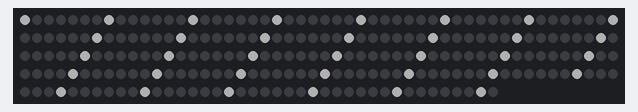
The sketch below on a simulated Arduino Uno, built with avr-gcc and run on an emulated ATmega328P. Shown: 240 RGB LEDs in strip order, left to right, continuing on the next row. Dim RGB values are drawn brighter than linear; random numbers use the default seed unless the sketch sets one.

Above: at 0.49 s.
At 3.86 s:
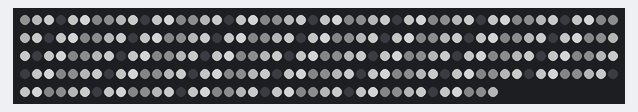
At 6.94 s:
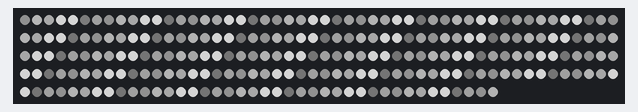
At 14.65 s:
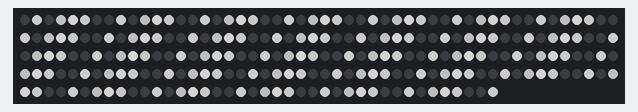
At 22.04 s:
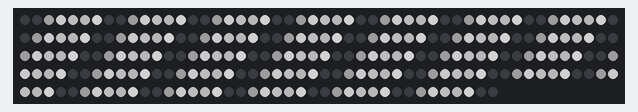
At 39.25 s:
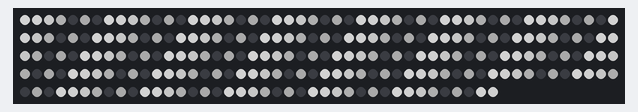

The sketch:

WhiteDance.ino
```cpp
#include <Adafruit_NeoPixel.h>
#ifdef __AVR__
  #include <avr/power.h>
#endif

#define PIN 6
#define STRIP_LENGTH 240

#define SEPERATION 7
#define MAX_BRIGHTNESS 128
#define WAIT 2
#define BRIGHTNESS_STEP 4


// Parameter 1 = number of pixels in strip
// Parameter 2 = Arduino pin number (most are valid)
// Parameter 3 = pixel type flags, add together as needed:
//   NEO_KHZ800  800 KHz bitstream (most NeoPixel products w/WS2812 LEDs)
//   NEO_KHZ400  400 KHz (classic 'v1' (not v2) FLORA pixels, WS2811 drivers)
//   NEO_GRB     Pixels are wired for GRB bitstream (most NeoPixel products)
//   NEO_RGB     Pixels are wired for RGB bitstream (v1 FLORA pixels, not v2)
//   NEO_RGBW    Pixels are wired for RGBW bitstream (NeoPixel RGBW products)
Adafruit_NeoPixel strip = Adafruit_NeoPixel(STRIP_LENGTH, PIN, NEO_GRB + NEO_KHZ800);

// IMPORTANT: To reduce NeoPixel burnout risk, add 1000 uF capacitor across
// pixel power leads, add 300 - 500 Ohm resistor on first pixel's data input
// and minimize distance between Arduino and first pixel.  Avoid connecting
// on a live circuit...if you must, connect GND first.

uint8_t brighteningOffset = 0;
uint8_t tick = 0;

void setup() {
  // This is for Trinket 5V 16MHz, you can remove these three lines if you are not using a Trinket
  #if defined (__AVR_ATtiny85__)
    if (F_CPU == 16000000) clock_prescale_set(clock_div_1);
  #endif
  // End of trinket special code

  uint8_t brighteningOffset = random(1, SEPERATION - 1);

  strip.begin();
  strip.show(); // Initialize all pixels to 'off'
}

void loop() {

  brightenConsistent();
  delay(WAIT);
  strip.show();
}

void brightenConsistent() {
  tick++;

  for(uint16_t i=0; i< STRIP_LENGTH; i++) {
    if ((i % SEPERATION) == brighteningOffset) {
      brighten(i, BRIGHTNESS_STEP);
    } else {
      if ( tick % SEPERATION / 2 == 0) {
        fade(i, BRIGHTNESS_STEP);
      }
    }
  }

  uint8_t currentBrightness = red(strip.getPixelColor(brighteningOffset), 0, MAX_BRIGHTNESS);
  if ( currentBrightness >= MAX_BRIGHTNESS ) {
    brighteningOffset = (random(1, SEPERATION) + brighteningOffset) % SEPERATION;
  }
}

uint32_t brighten(uint16_t index, int8_t amount){
  uint32_t color = strip.getPixelColor(index);
  uint8_t r = red(color, 0, 255 - amount) + amount;
  uint8_t g = green(color, 0, 255 - amount) + amount;
  uint8_t b = blue(color, 0, 255  - amount) + amount;
  color = strip.Color(r, g, b);
  strip.setPixelColor(index, color);
  return color;
}

uint32_t fade(uint16_t index, int8_t amount){
  uint32_t color = strip.getPixelColor(index);
  uint8_t currentBrightness = red(strip.getPixelColor(brighteningOffset), 0, MAX_BRIGHTNESS);
  if ( currentBrightness <= MAX_BRIGHTNESS / 4) {
    amount = ceil(amount / 4.0F);
  } else if ( currentBrightness <= MAX_BRIGHTNESS / 2) {
    amount = ceil(amount / 2.0F);
  }

  uint8_t r = red(color, 0 + amount, 255) - amount;
  uint8_t g = green(color, 0 + amount, 255) - amount;
  uint8_t b = blue(color, 0 + amount, 255) - amount;
  color = strip.Color(r, g, b);
  strip.setPixelColor(index, color);
  return color;
}

uint8_t red(uint32_t color, uint8_t minimum, uint8_t maximum) {
  return colorPart(16, color, minimum, maximum);
}

uint8_t green(uint32_t color, uint8_t minimum, uint8_t maximum) {
  return colorPart(8, color, minimum, maximum);
}

uint8_t blue(uint32_t color, uint8_t minimum, uint8_t maximum) {
  return colorPart(0, color, minimum, maximum);
}

int8_t colorPart(uint8_t shift, uint32_t color, uint8_t minimum, uint8_t maximum) {
  uint8_t part = (uint8_t)((color >> shift) & 0xff);
  if ( part <= minimum) {
    return minimum;
  }
  if ( part >= maximum) {
    return maximum;
  }
  return part;
}
```
